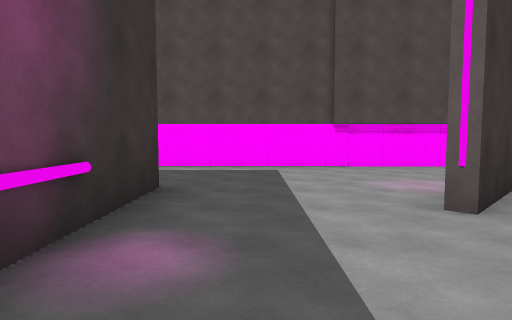
view 1 (above)

24 first-person views from a walk through a Unity game level. The camera is 1.3 m above the floor, tilts 4° down and sees 75° across. The floor is counted in squares, 2 m on a side. Each view is taken from the middle of a square. On the plan, view 1 faces up. The plan holds only what a view shows up to about 10 squares ahead; the rest is blank. The place goes on beyond the plan. The player character is not drawn. Surface patterns are stand-ins for the level's own textures.

view 2
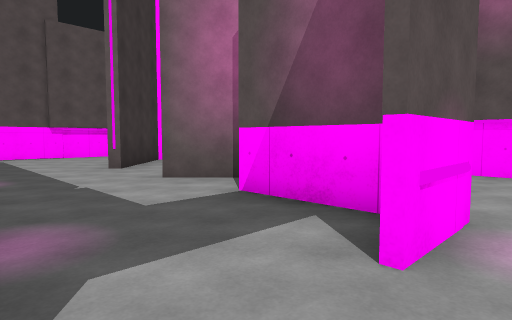

view 3
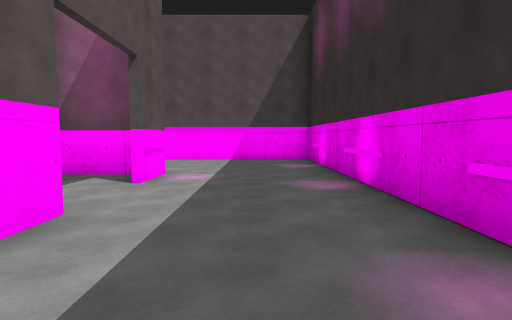

view 4
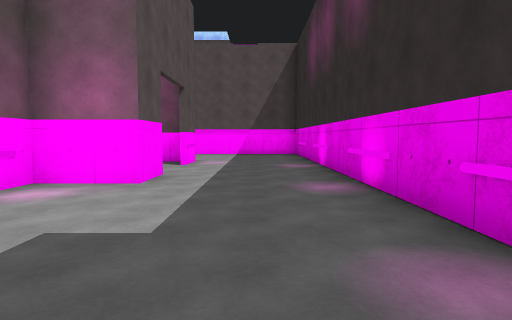

view 5
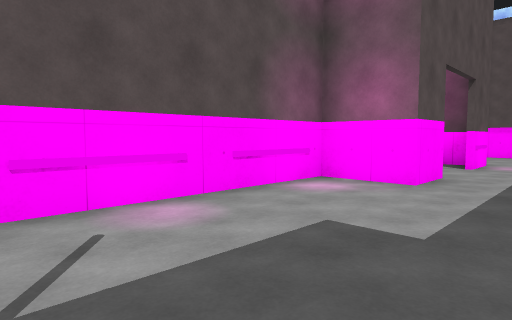

view 6
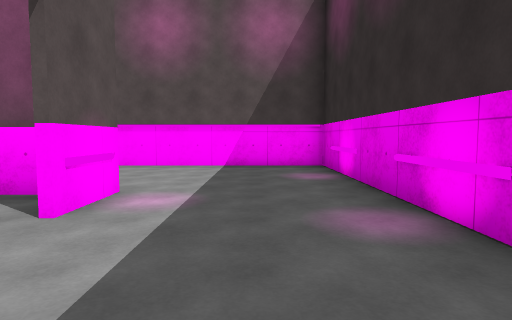

view 7
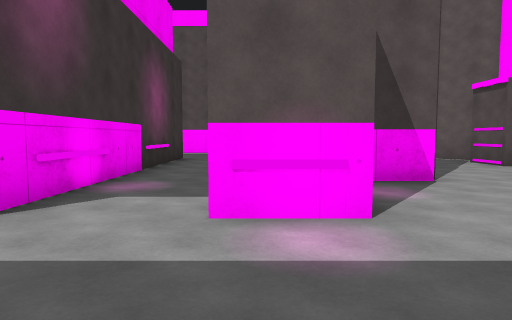

view 8
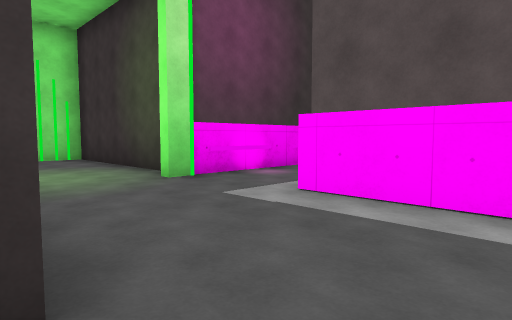

view 9
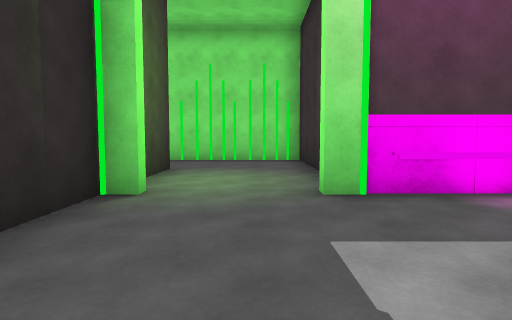

view 10
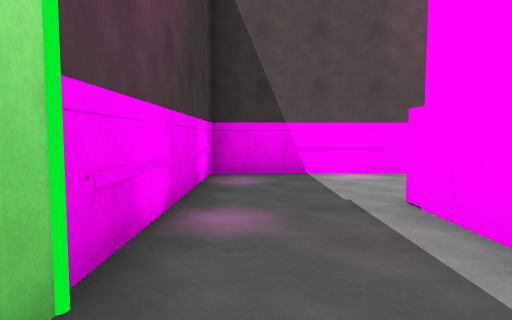

view 11
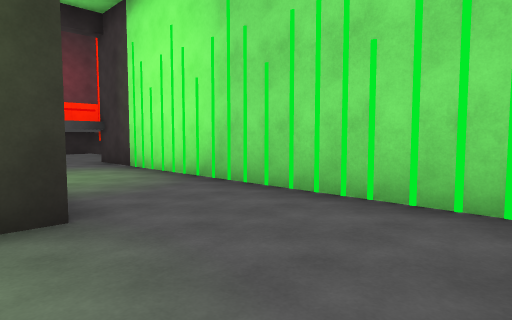

view 12
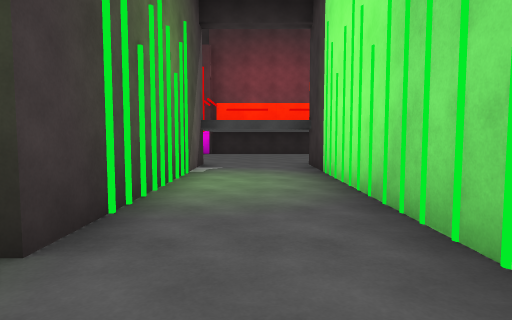

view 13
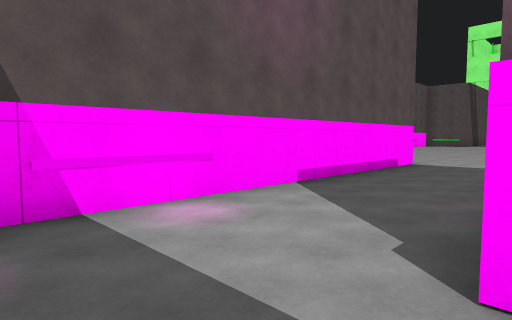

view 14
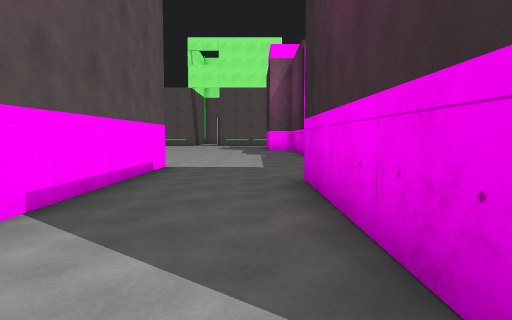

view 15
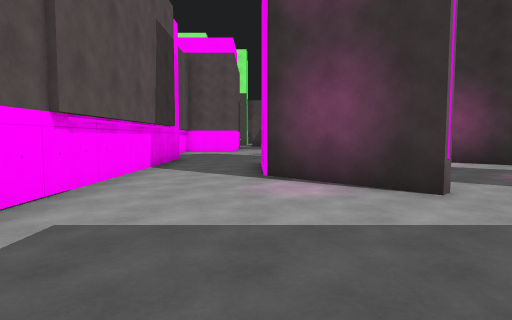

view 16
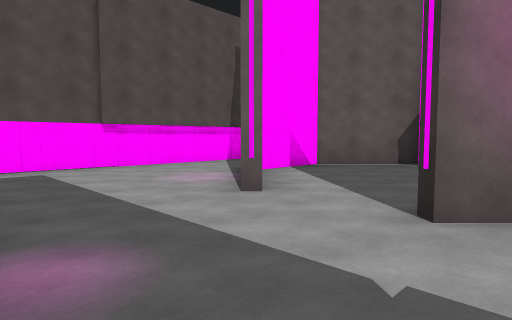

view 17
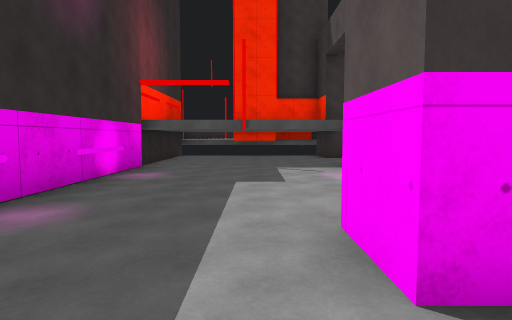

view 18
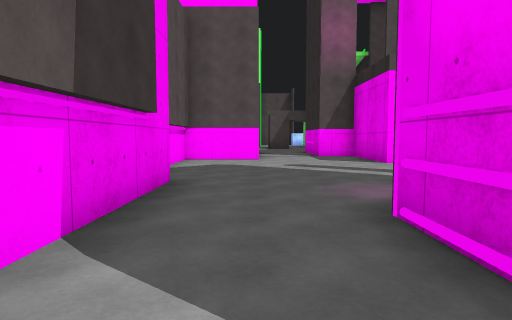

view 19
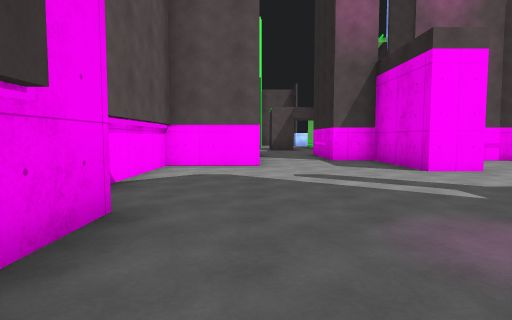

view 20
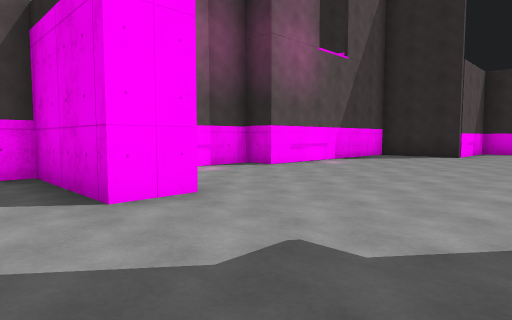

view 21
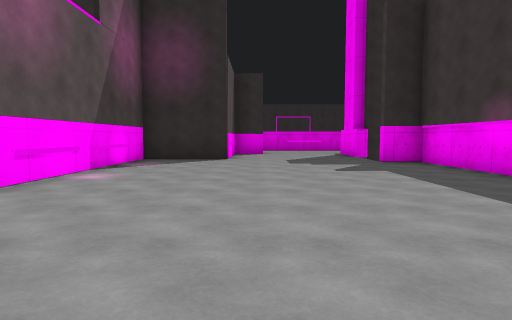

view 22
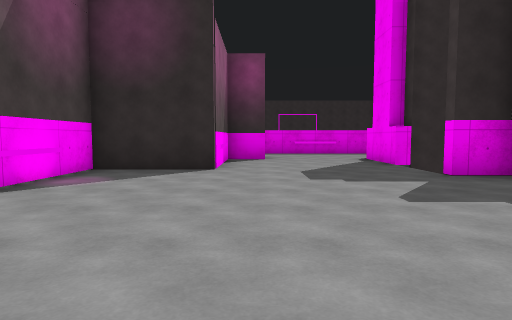

view 23
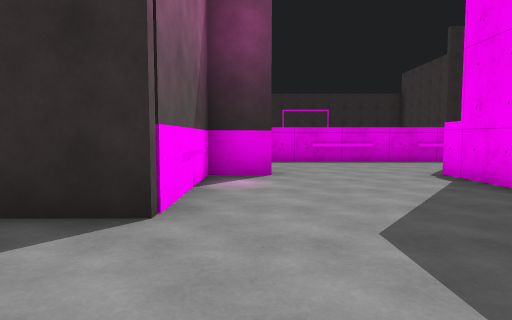

view 24
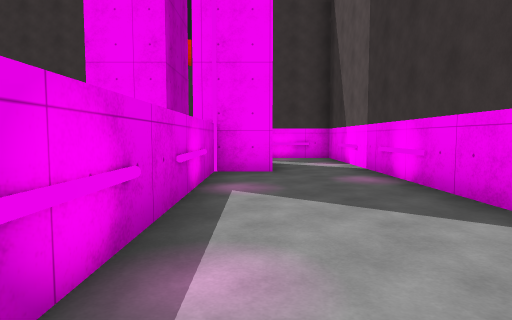

### Floor plan
Points are (right, up) in squares from view 1. A wall is a line through its corners. A room is listed if a view was taken in it or the views show most of it. See-through windows are left out.
Room 1 (views 1, 2, 3, 4, 5, 6, 7, 8, 9, 10, 15, 16, 17, 18)
walls: (-2.2, -1.9) (-6.6, -1.9); (1.7, -3.1) (1.7, -1); (2.6, -0.1) (1.7, 0.8); (2, -3.4) (1.4, -3.4); (3.6, -1.1) (2.6, -1.1); (1.6, 2.8) (3.6, 4.9); (-1.2, 4.4) (-1.2, -3.4) (-2.5, -3.4) (-2.5, -1.9); (-1.6, -6.5) (5.5, -6.5) (5.5, -1.9); (-7.5, -2) (-7.5, -6.5) (-3.4, -6.5); (-4.7, 4.8) (-4.7, 4.3) (-3.1, 4.3); (2.4, 7.2) (-2.6, 7.2)
ways out: opening at (-6, 6) to room 2; opening at (-3.5, 8) to room 3; opening at (3.5, 6.5) to room 4; opening at (2.5, 1.5) to room 5; opening at (4.5, 0) to room 5
objects: cylinder (-1, -2); cylinder (-1, 2); cylinder (1, -3)
Room 2 (views 11, 12)
walls: (-7.8, 2.8) (-7.8, 3.3); (-10.2, 3.3) (-10.4, 1.9); (-7.8, 2.7) (-7.8, 3.2); (-10.3, 3.2) (-10.2, 2.7); (-10.3, 2.1) (-10.2, 1.2); (-7.8, 1.2) (-7.7, 2); (-10.1, 5.1) (-10.4, 3.5); (-10.4, 5.2) (-10.2, 4.3); (-10.3, 6.6) (-10.2, 5.7); (-10.1, 6.7) (-10.3, 5.8); (-5.8, 7.2) (-10.3, 7.2) (-10.3, -1.8) (-7.8, -1.8) (-7.8, 4.3) (-6.2, 4.3)
ways out: opening at (-6, 6) to room 1
objects: green cylinder (-10, 1); green cylinder (-10, 2); green cylinder (-10, 4); green cylinder (-10, 5); green cylinder (-10, 7); green cylinder (-8, 1); green cylinder (-8, 2)
Room 3 (views 13, 14)
walls: (4.4, 12) (-4.7, 12) (-4.7, 6.8); (-2.1, 9.3) (2.1, 9.3); (-2.5, 7.9) (-2.5, 9.4)
ways out: opening at (-3.5, 8) to room 1
Room 4 (views 19, 20, 21, 22, 23, 24)
walls: (10.8, -10.6) (10.8, -7.6) (13.2, -7.6) (13.2, -1.8) (14.1, -1.8) (14.1, -0.4); (6.1, -10.8) (-1, -10.8); (5.6, -8.7) (6.8, -8.7) (6.8, -10.9); (2.8, -12.6) (2.8, -13.8) (9.5, -13.8); (5.7, -3.5) (5.7, -6.5) (6.8, -6.5) (6.8, -6.9); (11.2, 1.6) (11.2, 2.8) (14.1, 2.8) (14.1, 3.9); (5.7, 4.6) (3.7, 4.6); (12.4, 5.9) (12.4, 8) (9.5, 8); (7.9, 7.2) (2.4, 7.2)
ways out: opening at (3.5, 6.5) to room 1; opening at (5, 4.5) to room 5; opening at (14, 5)
objects: other object (1, -11); cylinder (4, -11); block (10, -11); cylinder (13, -6); cylinder (13, -3)
Room 5 (no view inside)
walls: (3.7, 4.6) (1.8, 2.7); (6.5, 1.2) (6.5, 2.5); (5.9, -0.5) (6.5, 0.1); (7.4, 2.8) (5.7, 4.6)
ways out: opening at (2.5, 1.5) to room 1; opening at (4.5, 0) to room 1; opening at (5, 4.5) to room 4

Positions as (right, up) in squares from view 1, and headings:
1: (0, 0), facing up
2: (-1, -4), facing up-right
3: (-4, -5), facing right
4: (-7, -5), facing right
5: (-7, -5), facing up-right
6: (-2, -5), facing right
7: (1, -6), facing up
8: (0, 4), facing up-left
9: (-1, 6), facing left
10: (-4, 6), facing up
11: (-7, 7), facing down-left
12: (-9, 6), facing down
13: (-4, 9), facing up-right
14: (-3, 10), facing right
15: (-2, 5), facing right
16: (-1, 0), facing up-right
17: (0, -4), facing left
18: (3, 6), facing right
19: (5, 6), facing right
20: (8, 4), facing down-right
21: (10, 2), facing down
22: (10, -1), facing down
23: (10, -5), facing down
24: (9, -13), facing left
